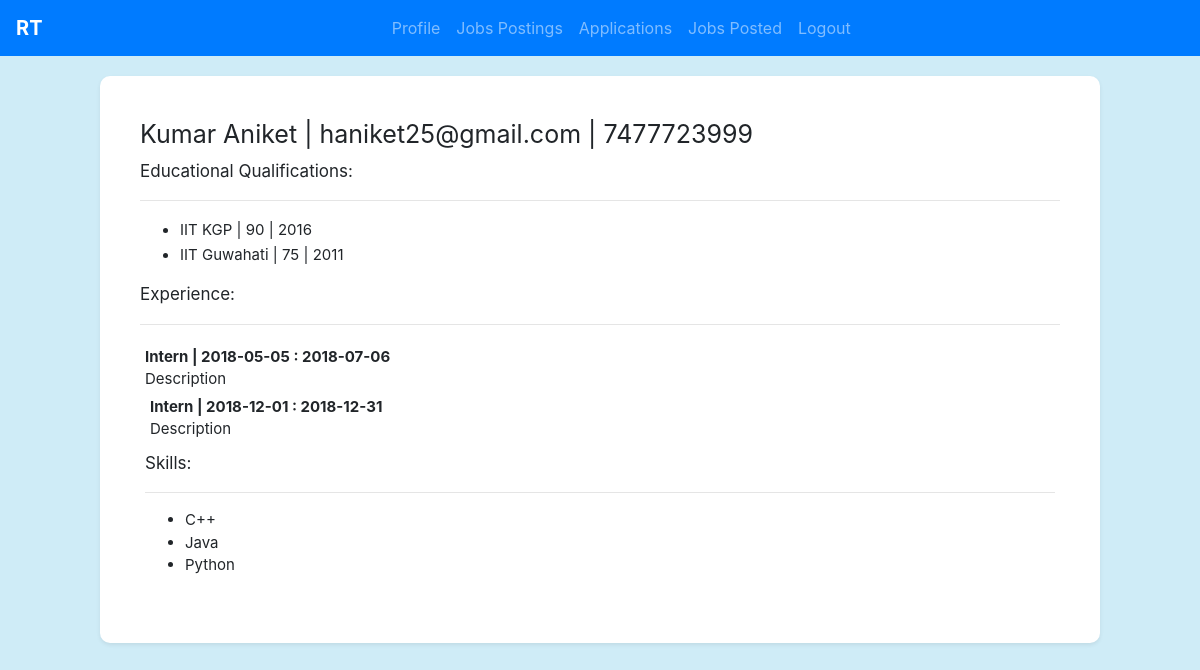
The page /employer/applicationUser.php?employee_userId=1 on the database its author committed.
### tables this page shows
CREATE TABLE `employeeinfo` (
  `employee_id` int(5) NOT NULL,
  `username` varchar(40) NOT NULL,
  `name` varchar(20) DEFAULT NULL,
  `email` varchar(30) DEFAULT NULL,
  `contact` varchar(15) DEFAULT NULL,
  `dob` date DEFAULT NULL
);

CREATE TABLE `educationalqualification` (
  `qual_id` int(5) NOT NULL,
  `employee_id` int(5) NOT NULL,
  `aggregate_percentage` int(3) NOT NULL,
  `insti_id` int(5) NOT NULL,
  `end_year` int(11) NOT NULL
);

CREATE TABLE `institute` (
  `insti_id` int(5) NOT NULL,
  `name` varchar(30) NOT NULL,
  `contact` varchar(15) DEFAULT NULL,
  `address` varchar(50) DEFAULT NULL
);

CREATE TABLE `experience` (
  `exp_id` int(5) NOT NULL,
  `exp_type` varchar(7) NOT NULL,
  `description` varchar(200) NOT NULL,
  `start_date` date NOT NULL,
  `end_date` date NOT NULL,
  `employee_id` int(5) NOT NULL
);

CREATE TABLE `skill` (
  `skill_id` int(5) NOT NULL,
  `skill_name` varchar(10) NOT NULL
);

### employer/applicationUser.php (the view, shortened to what this page needs)
<?php
    require_once 'dbconnect.php';
?>
<html>
<head>
    <link rel="stylesheet" href="../assets/css/bootstrap.css">
</head>
<body>
    <nav class = "navbar navbar-expand-md navbar-dark bg-primary">
        <a class = "navbar-brand" href = "#">RT</a>
        <div class = "collapse navbar-collapse" id = "navbarNav">
            <ul class = "navbar-nav">
                <li class = "nav-item">
                    <a class = "nav-link" href = "./home.php">Profile</a>
                </li>
                <li class = "nav-item">
                    <a class = "nav-link" href = "./portal.php">Jobs Postings</a>
                </li>
                <li class = "nav-item">
                    <a class = "nav-link" href = "./applications.php">Applications</a>
                </li>
                <li class = "nav-item">
                    <a class = "nav-link" href = "./posted.php">Jobs Posted</a>
                </li>
                <li class = "nav-item">
                    <a class = "nav-link" href = "./logout.php">Logout</a>
                </li>
            </ul>
        </div>
    </nav>
    <?php
        $eeUserId = $_GET['employee_userId'];
        $query = "SELECT employeeinfo.name as emplName, employeeInfo.email as emplEmail, employeeinfo.contact as emplContact FROM employeeInfo WHERE employeeInfo.employee_id =  '{$eeUserId}'";
        $runQuery = mysqli_query($dbcon, $query);
        while($appl_row = mysqli_fetch_assoc($runQuery)){
            echo '
            <div class= "profile-div applications" >
                <div class="user-info"> '.$appl_row["emplName"].' | '.$appl_row["emplEmail"].' | '.$appl_row["emplContact"].' </div>
                <div class="inner-heading">Educational Qualifications: </div>
                <hr>
                ';
                $subquery_eq = "SELECT institute.name as instiName, aggregate_percentage, end_year FROM educationalqualification, institute WHERE institute.insti_id = educationalqualification.insti_id AND educationalqualification.employee_id = {$eeUserId}";
                $runQuery1_eq = mysqli_query($dbcon, $subquery_eq);
             	echo '
             	<ul>
             	';
                while($qual_row = mysqli_fetch_assoc($runQuery1_eq)){
                	echo '
                  	<li> <div class="fields"> '.$qual_row["instiName"].' | '.$qual_row["aggregate_percentage"].' | '.$qual_row["end_year"].' </div>
                    	</li>
                	';
                }
                echo '
                </ul>
                <div class="inner-heading">Experience: </div>
                <hr>
                ';
               	echo'
                <div class="fields">
                ';
                $subquery_ex = "SELECT exp_type, start_date, end_date, description FROM experience WHERE experience.employee_id = {$eeUserId}";
                $runQuery1_ex = mysqli_query($dbcon, $subquery_ex);
             	while($ex_row = mysqli_fetch_assoc($runQuery1_ex)){
             	    echo
             	    '
                    <div class="exp-fields">
                    <b>'.$ex_row["exp_type"].' | '.$ex_row["start_date"].' : '.$ex_row["end_date"].' </b><br>
                    Description
                    ';
             	}
                echo'
                </div>
                <div class="inner-heading">Skills: </div>
                <hr>
                <ul>
                ';
                $subquery_sk = "SELECT skill_name FROM employeeSkill, skill WHERE skill.skill_id = employeeSkill.skill_id AND employee_id = {$eeUserId}";
                $runQuery1_sk = mysqli_query($dbcon, $subquery_sk);
                while($sk_row = mysqli_fetch_assoc($runQuery1_sk)){
                echo'
                    <li> <div class="fields"> '.$sk_row["skill_name"].' </div>
                    </li>
                ';
                }
                    echo '
                </ul>
            </div>
            ';
        }
    ?>
</body>
</html>

### employer/applicationUser.php (style rules this page uses)
html { position:relative; min-height: 100%; }
body { background-color: #CFECF7; margin-bottom: 40px; }
.navbar-brand { font-weight: bold; }
.navbar-nav { margin: auto; }
.profile-div { margin-top: 20px !important; max-width: 1000px; background-color: white; border-radius: 10px; padding: 20px; margin: auto; box-shadow: 0 .125rem .25rem rgba(0,0,0,.075)!important; }
.user-info { font-size: 25px; margin-bottom: 5px; }
.applications { padding: 40px !important; }
.inner-heading { font-size: 17px; }
.fields { font-size: 15px; }
.exp-fields { padding: 5px; margin-bottom: 5px; }

### rows shown on the page
employeeinfo: name "Kumar Aniket", email "haniket25@gmail.com", contact "7477723999"
educationalqualification: insti.name "IIT KGP", aggregate_percentage "90", end_year "2016"
educationalqualification: insti.name "IIT Guwahati", aggregate_percentage "75", end_year "2011"
experience: exp_type "Intern", start_date "2018-05-05", end_date "2018-07-06"
experience: exp_type "Intern", start_date "2018-12-01", end_date "2018-12-31"
skill: skill_name "C++"
skill: skill_name "Java"
skill: skill_name "Python"
